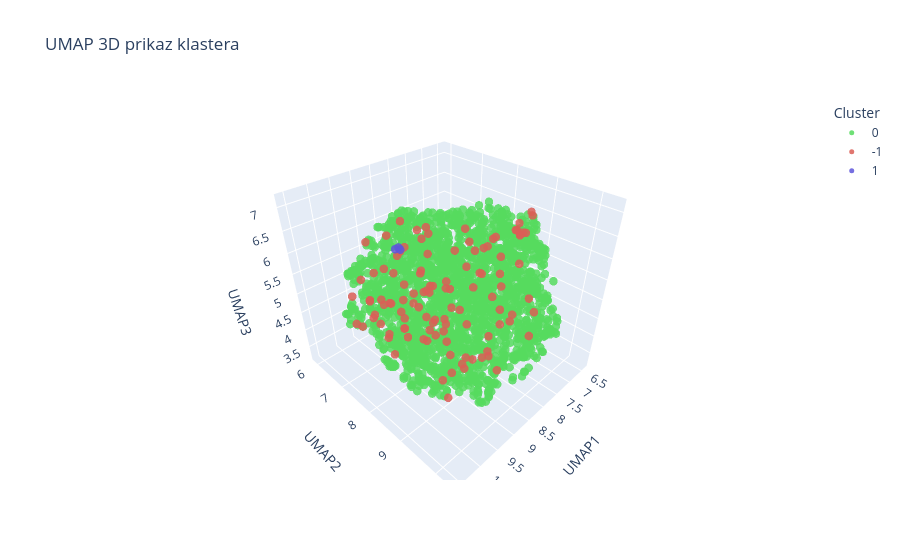

Notebook cell for this chart:
### Code cell
draw_umap_2d_3d(cluster_labels, df_DBSCAN)
